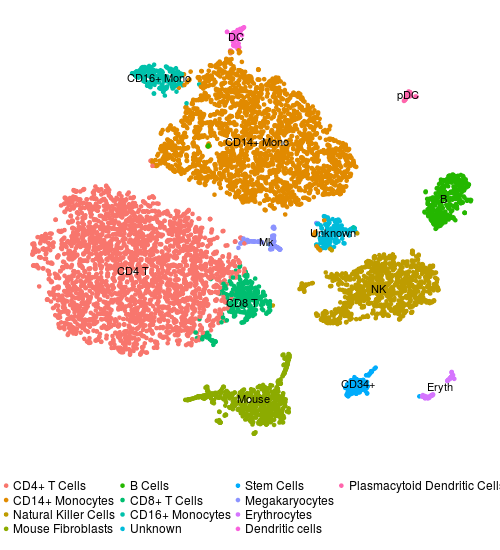

The R source for this figure:
load(file = "data/cite_data.rda")

library(tidyverse)

citeSeq$tsne %>%
  as.data.frame() %>%
  rownames_to_column("cell") %>%
  mutate(cluster = citeSeq$clusters[cell]) %>%
  group_by(cluster) %>%
  summarise(tSNE_1 = mean(tSNE_1), tSNE_2 = mean(tSNE_2)) -> tsne_labels

citeSeq$tsne %>%
  as.data.frame() %>%
  rownames_to_column("cell") %>%
  mutate(cluster = citeSeq$clusters[cell]) %>%
  ggplot(aes(x = tSNE_1, y = tSNE_2)) + geom_point(aes(colour = cluster)) +
    geom_text(aes(label = cluster), data = tsne_labels) +
    theme(legend.position = "bottom", axis.title = element_blank(),
          axis.line = element_blank(), axis.ticks = element_blank(),
          axis.text = element_blank(), legend.title = element_blank()) + 
    scale_colour_hue(labels = c("CD4+ T Cells", "CD14+ Monocytes", "Natural Killer Cells", "Mouse Fibroblasts",
                              "B Cells", "CD8+ T Cells", "CD16+ Monocytes", "Unknown", "Stem Cells", "Megakaryocytes",
                              "Erythrocytes", "Dendritic cells", "Plasmacytoid Dendritic Cells")) +
    guides(colour = guide_legend(ncol = 4)) -> figA


png(filename = "figures/Fig_A.png", 
    width = 500, height = 550)
print(figA)
dev.off()

png(filename = "supplement/src/Fig_A.png", 
    width = 500, height = 575)
print(figA)
dev.off()